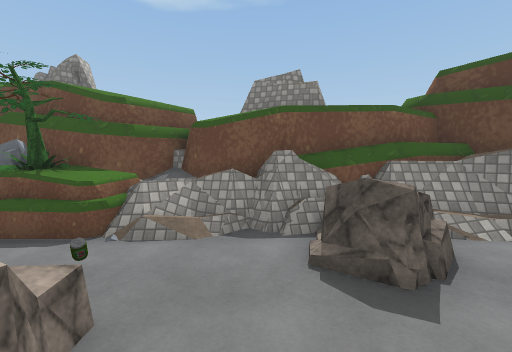
View 1 (above)

22 first-person views from a walk through a Unity game level. The camera is 1.5 m above the floor, tilts 4° down and sees 90° across. The floor is counted in squares, 1 m on a side. Each view is taken from the middle of a square. On the plan, view 1 faces up. The plan holds only what a view shows up to about 13 squares ahead; the rest is blank. The place goes on beyond the plan. The player character is not drawn. Some animated figures are not drawn. Some surface patterns are stand-ins.

View 2
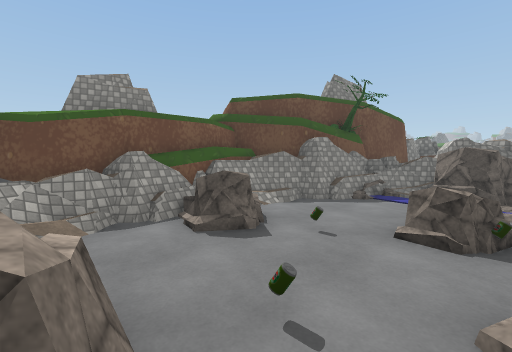

View 3
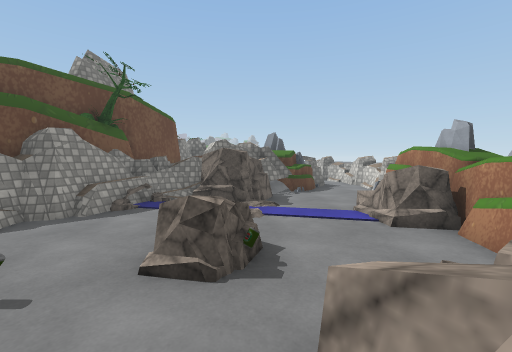

View 4
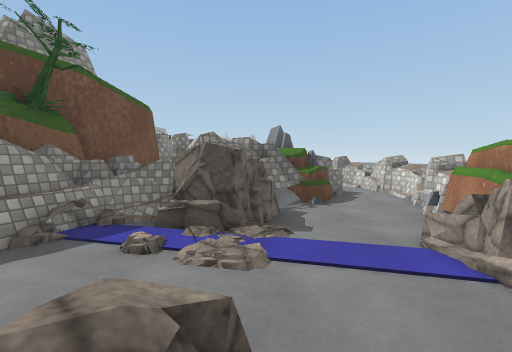

View 5
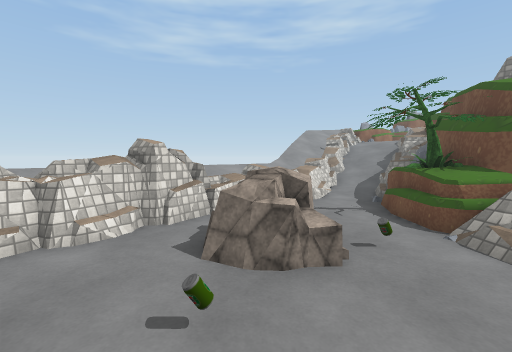

View 6
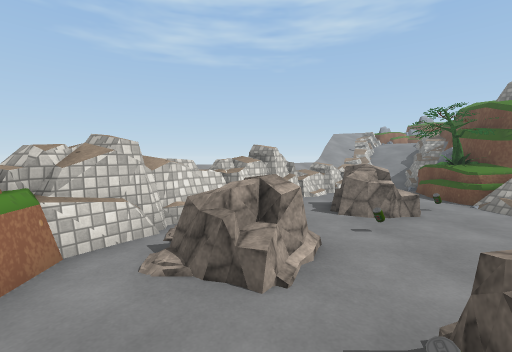

View 7
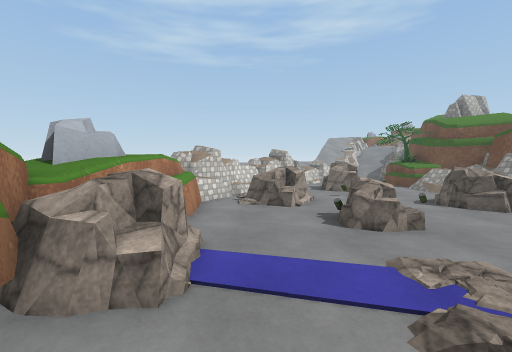

View 8
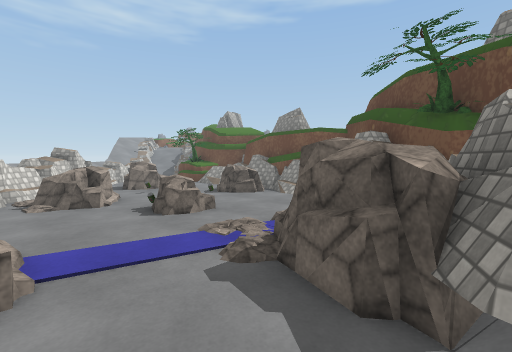

View 9
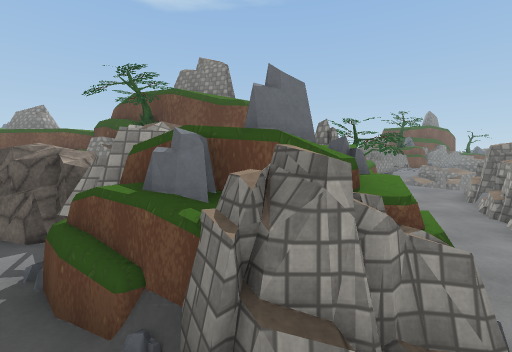

View 10
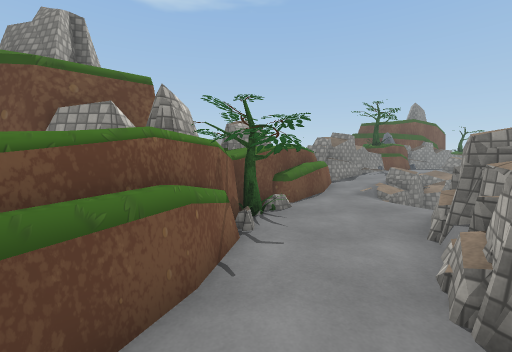

View 11
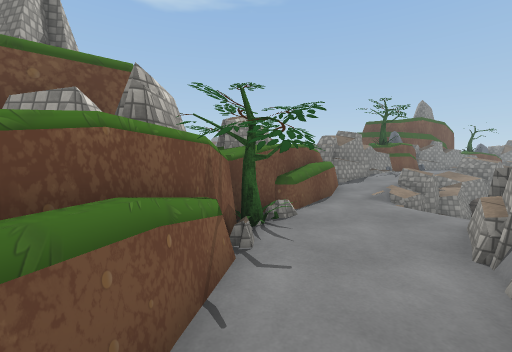

View 12
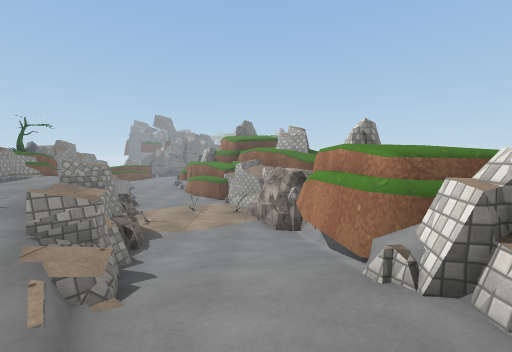

View 13
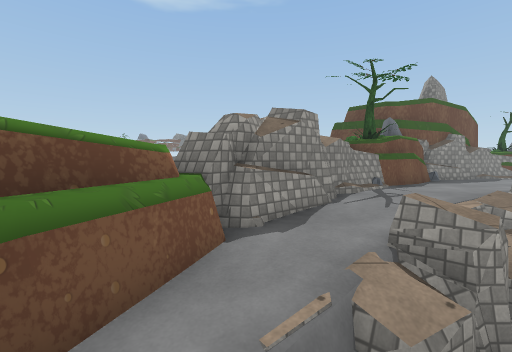

View 14
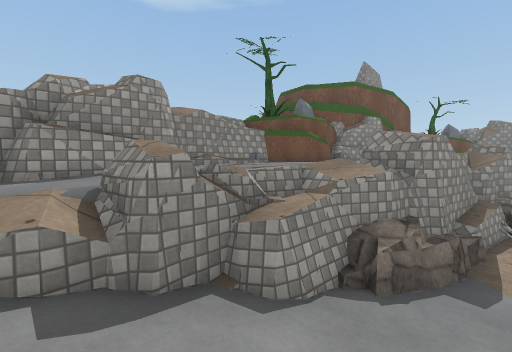

View 15
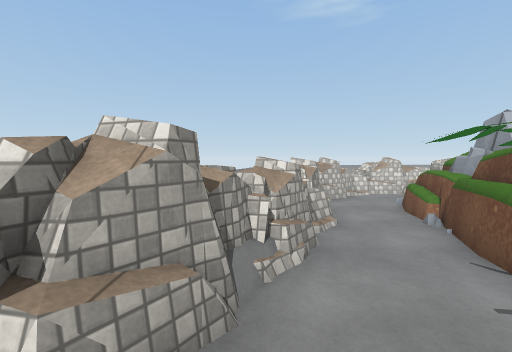

View 16
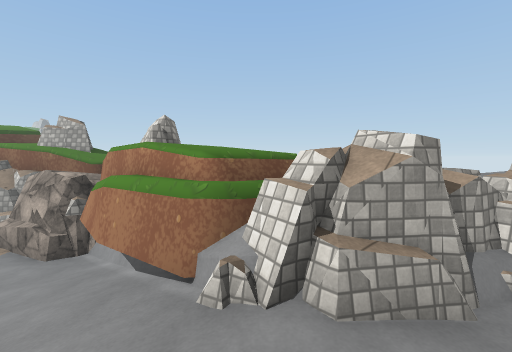

View 17
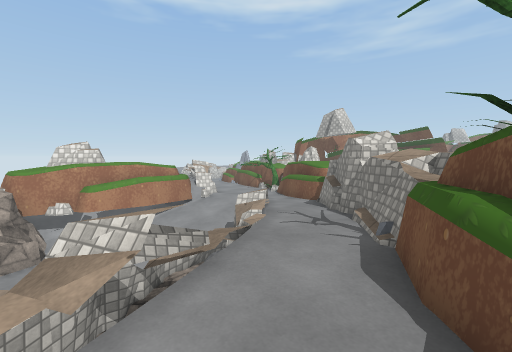

View 18
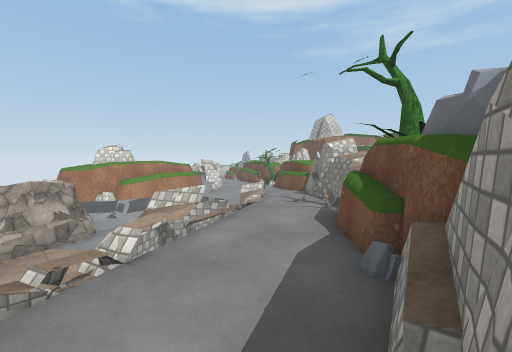

View 19
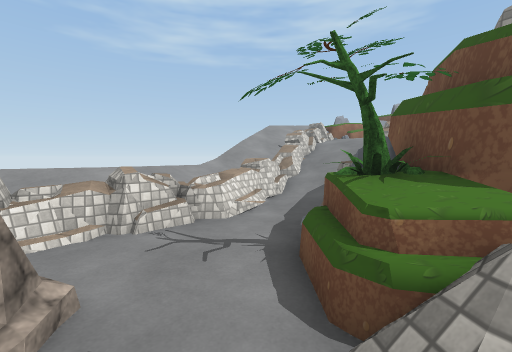

View 20
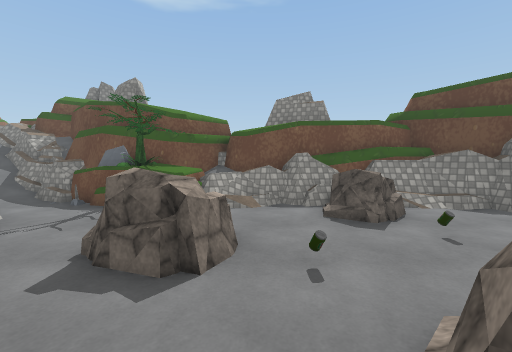

View 21
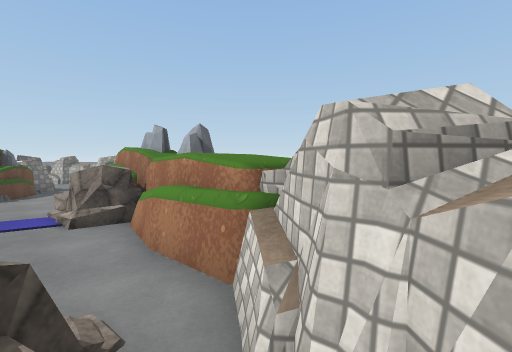

View 22
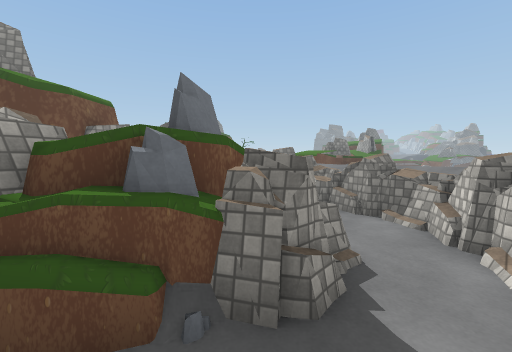

### Floor plan
Key: @ floor where view 1 was taken; # wall or solid block; . main floor; : floor 0.25 m higher than the main floor; + floor 0.5 m higher than the main floor; * floor 0.75 m higher than the main floor; % floor 1 m higher than the main floor; - floor 1 m lower than the main floor; & floor 1.25 m higher than the main floor; _ floor 1.25 m lower than the main floor; / step, stairs or slope; = window, fence, low wall or low ledge; ^ raised ledge; T tree; R rock; O other object.
Columns run from 10 left of view 1 to 33 right of it. Each row starts with its distance up from view 1.
 19                                            ^
 18                                        O###+
 17                                     T OO=+++
 16                                    #TTO+++++
 15                                   ^T#O**++++
 14                                  ^###+***+#
 13                                 ^##/++*==##R
 12                                ^##/+++*##=__
 11                               ^##/+++####=__
 10 ##                            ^=+++===RR____
  9 =##                           #=:+=#/-______
  8 =##    ###                   ##///=///______
  7 ==######%########            #=://////______
  6 //#O TTO/==####^^#         ###::://////___RR
  5 /...OTTO///=RR =##         #TT..://////_RRRR
  4 ==.........RRR..=####      #TTT./########RR
  3 #==.........R.....RR#      #....###    ##
  2 #*==...RR.........=###     #TT.##
  1 =%*#=..RR..........R##    ##...==
  0 ##&*==..R.@..RR..:RRR#   ###..####
 -1   #%###....R..R...:RR##  #O#.== #
 -2   #= #^=..RRO........##  OO..=# #
 -3       #^=. R..........OO#OO..^#%=
 -4     =%*=^^#.....RR.....O#=O..=###
 -5     #==  ^##OOOORR..........#= #
 -6           ##OOOORROO=#.....^#
 -7             OOOOO#O  #===#==

Positions as (right, up) in squares from view 1, and headings:
1: (0, 0), facing up
2: (-2, -1), facing up-right
3: (0, -1), facing right
4: (3, -1), facing right
5: (2, 1), facing left
6: (5, -2), facing left
7: (10, -3), facing left
8: (11, -4), facing up-left
9: (14, -6), facing up
10: (18, -2), facing up
11: (18, -1), facing up
12: (20, 6), facing right
13: (22, 6), facing up
14: (26, 6), facing up
15: (21, 5), facing down
16: (21, 6), facing down-right
17: (31, 16), facing down-left
18: (33, 18), facing down-left
19: (-1, 4), facing left
20: (-1, -3), facing up
21: (-1, -3), facing down-right
22: (12, -6), facing up-right
